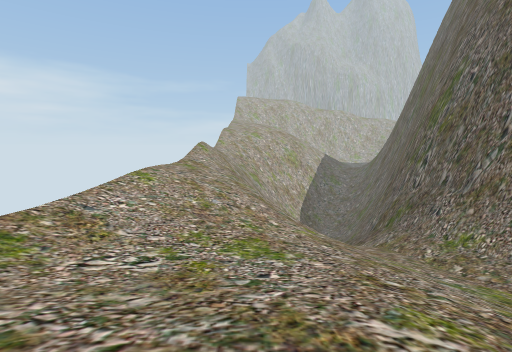
view 1 (above)

19 first-person views from a walk through a 3-D level made in the Unity game engine. The camera is 1.3 m above the floor, tilts 6° down and sees 85° across. The floor is counted in squares, 2 m on a side. Each view is taken from the middle of a square. On the plan, view 1 faces up. The plan holds only what a view shows up to about 9 squares ahead; the rest is blank. The place goes on beyond the plan. The player is left out. Some animated figures are left out. Some surface patterns are stand-ins.

view 2
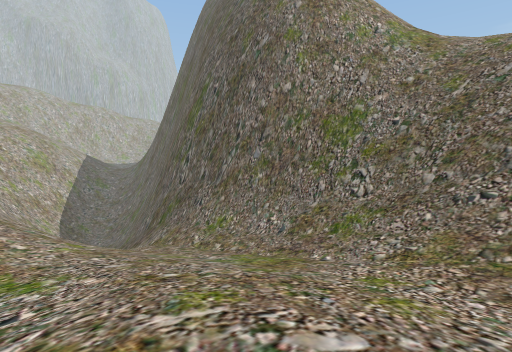

view 3
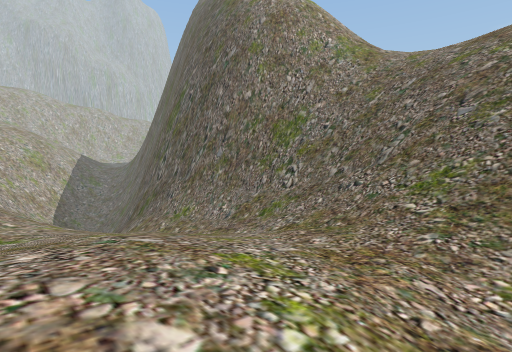

view 4
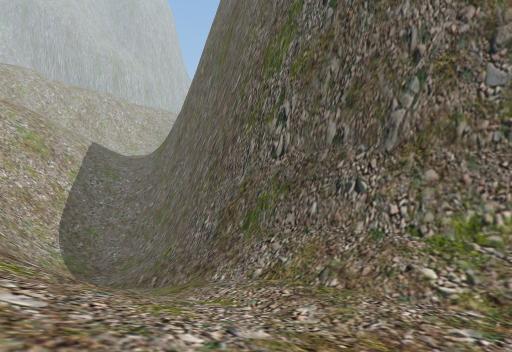

view 5
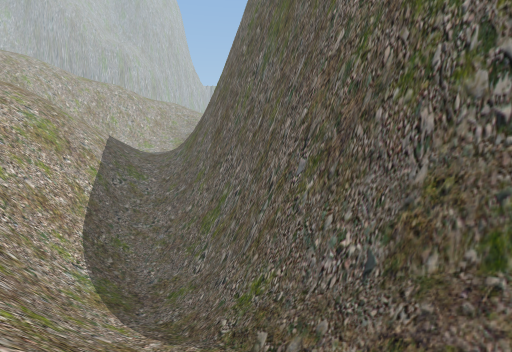

view 6
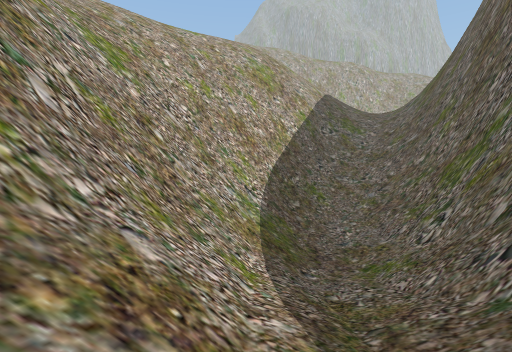

view 7
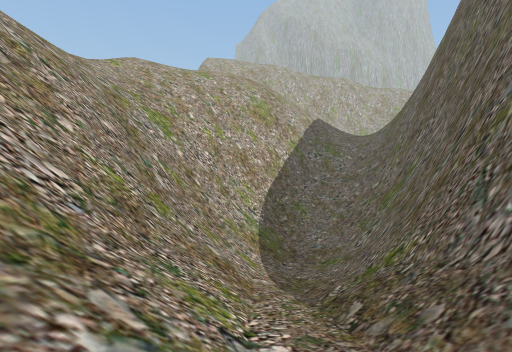

view 8
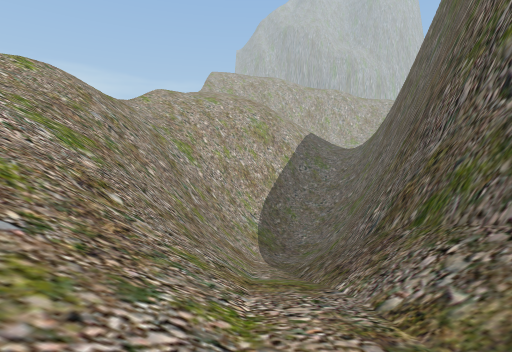

view 9
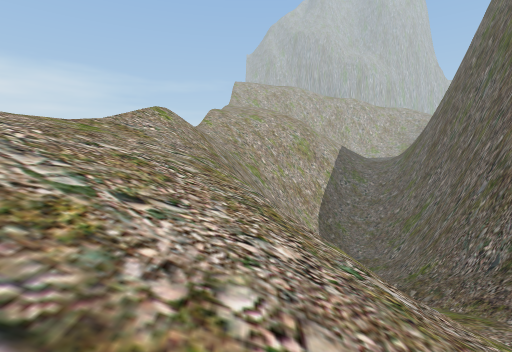

view 10
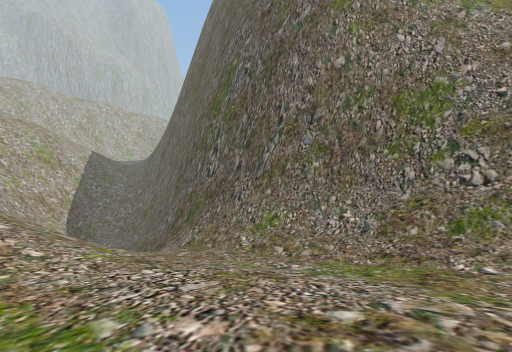

view 11
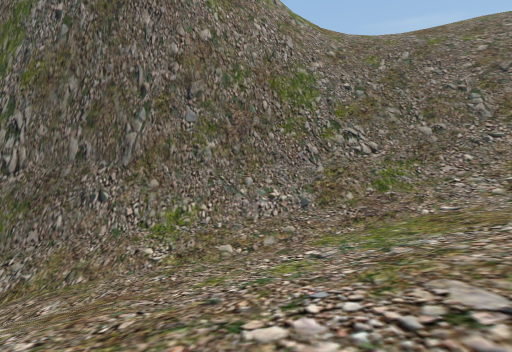

view 12
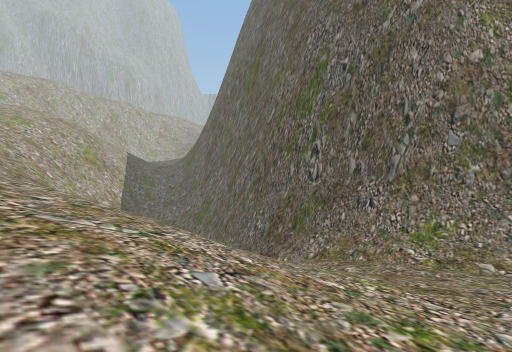

view 13
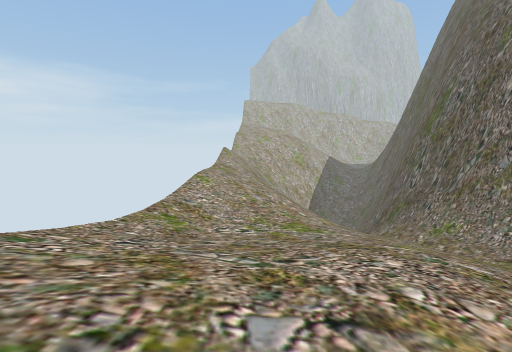

view 14
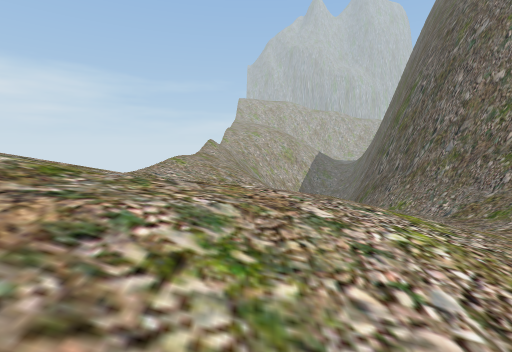

view 15
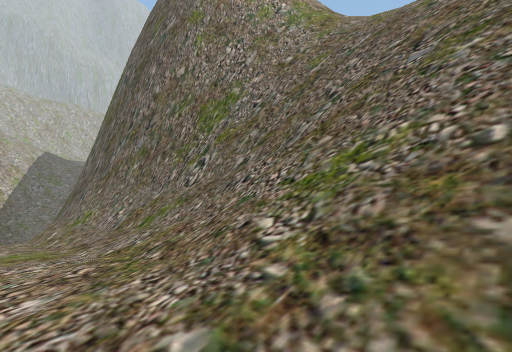

view 16
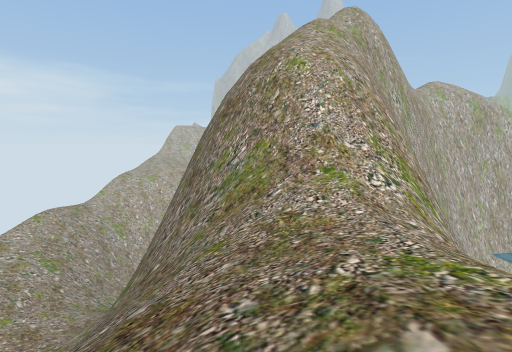

view 17
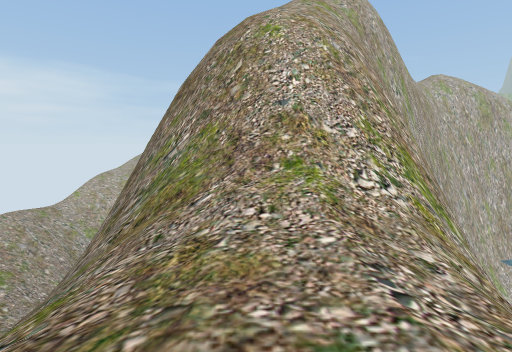

view 18
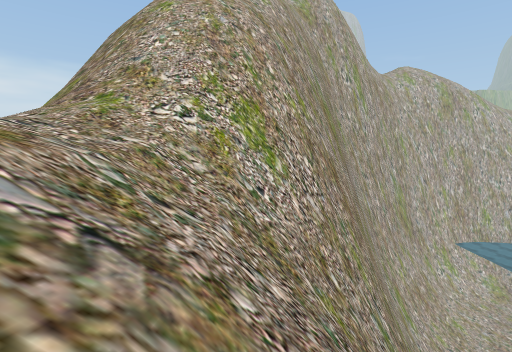

view 19
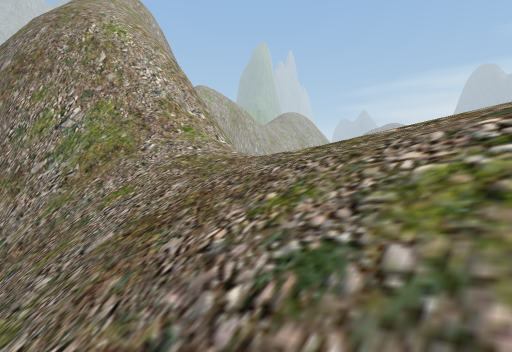

### Floor plan
Key: @ floor where view 1 was taken; # wall or solid block; . main floor; - floor 1.5 m lower than the main floor; : floor 8 m higher than the main floor; + floor 9.5 m higher than the main floor; _ floor 11.25 m lower than the main floor; / step, stairs or slope; = window, fence, low wall or low ledge; v drop or lower ground.
Columns run from 2 left of view 1 to 18 right of it. Each row starts with its distance up from view 1.
 22 ///vv##///#
 21 ///v #////#
 20 ///v##///##
 19 //vv#=/_/##
 18 //v #///##
 17 //v##/_/##
 16 /vv##///#
 15 /vv##//##
 14 /#v##//##
 13 //=#=//##
 12 ///#///##
 11 ///////##
 10 .//////## v
  9 .//////## v v/
  8 ///////## vvv////vv
  7 ///////##  vvv///vvvv
  6 //-////=####vv//vvvv
  5 /--/////####v#/=#vvv
  4 /--/////####=///#:vv
  3 /--/////=#v=/////vvv
  2 /..//////=///////vvv
  1 /..///////////://vv
  0 /.@./-////////://=v
 -1 /.....////////:///
 -2  .//./////////+  /
 -3   /        ///+

Where each view was taken, in squares from view 1:
view 1: 0 up, 0 right, facing up
view 2: 0 up, 0 right, facing up-right
view 3: 2 down, 0 right, facing up-right
view 4: 6 up, 1 right, facing up-right
view 5: 10 up, 1 right, facing up-right
view 6: 13 up, 3 right, facing up
view 7: 10 up, 3 right, facing up
view 8: 7 up, 3 right, facing up
view 9: 6 up, 0 right, facing up
view 10: 2 up, 0 right, facing up-right
view 11: 5 up, 0 right, facing right
view 12: 5 up, 2 left, facing up-right
view 13: 2 down, 1 left, facing up
view 14: 3 down, 0 right, facing up
view 15: 2 down, 3 right, facing up-right
view 16: 3 down, 11 right, facing up
view 17: 1 down, 12 right, facing up
view 18: 2 down, 15 right, facing up
view 19: 3 down, 9 right, facing up-right
